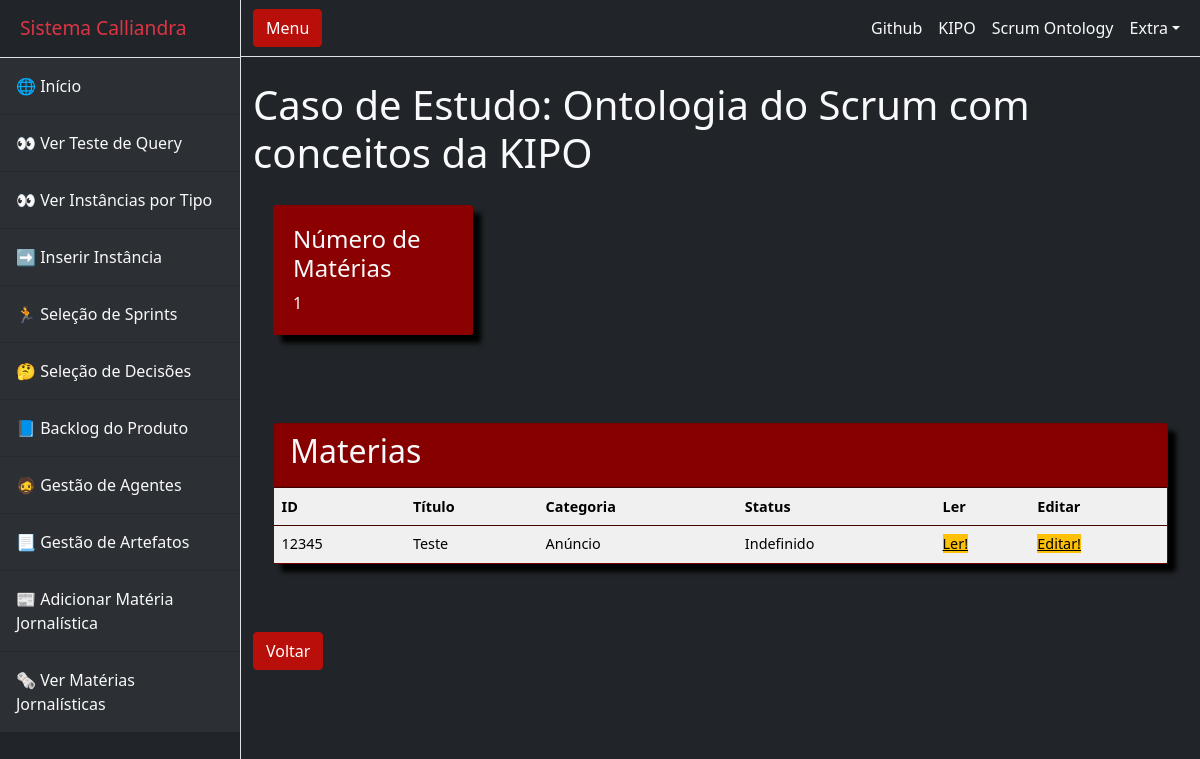
/kipo_playground/ver_materia/, run on the app's committed database.
### kipo_playground/models.py (models this page shows, shortened)
class MateriaJornalistica(models.Model):
    OPCOES = (
        ('Política', 'Política'),
        ('Esportes', 'Esportes'),
        ('Coluna Autoral', 'Coluna Autoral'),
        ('Variedades', 'Variedades'),
        ('Notícias Internacionais', 'Notícias Internacionais'),
        ('Celebridades', 'Celebridades'),
        ('Anúncio', 'Anúncio'),
        ('Tecnologia', 'Tecnologia'),
        ('Vida e Estilo', 'Vida e Estilo'),
        ('Saúde', 'Saúde'),
        ('Notícia Regional', 'Notícia Regional')
    )
    OPCOES_STATUS = (
        ('Publicado', 'Publicado'),
        ('Publicar em breve', 'Publicar em breve'),
        ('Guardado', 'Guardado'),
        ('Indefinido', 'Indefinido'),
    )
    CKEDITOR_CONFIGS = {
        'awesome_ckeditor': {
            'toolbar': 'Basic',
        },
    }
    id = models.CharField(max_length=255, primary_key=True, default=random_string())
    titulo = models.CharField(max_length=255, null=False)
    texto = RichTextField(config_name='awesome_ckeditor')
    sutien = models.CharField(max_length=255)
    editores = models.CharField(max_length=255)
    autores = models.CharField(max_length=255, null=False)
    main_keyword = models.CharField(max_length=255, null=False, choices=OPCOES)
    status = models.CharField(max_length=255, null=False, choices=OPCOES_STATUS, default="Indefinido")
    data_atualizacao = models.DateField(default=date.today)

### kipo_playground/views.py (the view)
# urls.py: path('ver_materia/', views.ver_materias),
def ver_materias(request):
    materias_jornalisticas = MateriaJornalistica.objects.all()
    quantidade_materias = str(len(materias_jornalisticas))
    context = {"materias_jornalisticas": materias_jornalisticas}
    print(materias_jornalisticas)
    request.session['quantidade_materias'] = quantidade_materias
    return render(request, 'ver_materia.html', context)

### kipo_playground/templates/ver_materia.html (shortened to what this page needs)
{% extends 'welcome.html' %}
{% block content %}
<div class="card_view">
    <div class="card-single">
        <div>
            <h4 class="text-light">Número de Matérias</h4>
            <span class="text-light">{{request.session.quantidade_materias}}</span>
        </div>
    </div>
</div>
<div class="recent-grid">
    <div class="projects">
        <div class="card">
            <div class="card-header">
                <h2 class="text-light">Materias</h2>
            </div>
            <div class="card-body">
                <table width="100%">
                    <thead>
                        <tr>
                            <td>ID</td>
                            <td>Título</td>
                            <td>Categoria</td>
                            <td>Status</td>
                            <td>Ler</td>
                            <td>Editar</td>
                        </tr>
                    </thead>
                    <tbody>
                        {% for materia in materias_jornalisticas %}
                        <tr>
                            <td>{{ materia.id|safe }}</td>
                            <td>{{ materia.titulo|safe }}</td>
                            <td>{{ materia.main_keyword|safe }}</td>
                            <td>{{ materia.status|safe }}</td>
                            <td>  <a class="btn-warning" href="/kipo_playground/ler_materia/{{materia.id}}">Ler!</a>  </td>
                            <td>  <a class="btn-warning" href="/kipo_playground/editar_materia/{{materia.id}}">Editar!</a>  </td>
                        </tr>
                        {% endfor %}
                    </tbody>
                </table>
            </div>
        </div>
    </div>
</div>
<a class="btn btn-primary" href="/kipo_playground/welcome">Voltar</a>
{% endblock %}

### kipo_playground/templates/welcome.html (shortened to what this page needs)
{% load static %}
<!DOCTYPE html>
<html lang="en">
    <head>
        <link href={% static "css/styles.css" %} rel="stylesheet" />
    </head>
    <body>
        <div class="d-flex bg-dark-header" id="wrapper">
            <div class="border-end --bs-gray-900 bg-dark-header" id="sidebar-wrapper">
                <div class="sidebar-heading border-bottom bg-dark-header text-danger">Sistema Calliandra <img rel="icon" type="image/x-icon" class={% static "assets/icon.ico" %}/></div>
                <div class="list-group list-group-flush">
                    <a class="list-group-item list-group-item-action list-group-item-light p-3 bg-dark text-light" href="/kipo_playground/welcome/">🌐 Início</a>
                    <a class="list-group-item list-group-item-action list-group-item-light p-3 bg-dark text-light" href="/kipo_playground/instancias_teste/">👀 Ver Teste de Query</a>
                    <a class="list-group-item list-group-item-action list-group-item-light p-3 bg-dark text-light" href="/kipo_playground/instancias_tipo/">👀 Ver Instâncias por Tipo</a>
                    <a class="list-group-item list-group-item-action list-group-item-light p-3 bg-dark text-light" href="/kipo_playground/inserir_instancia/">➡ Inserir Instância</a>
                    <a class="list-group-item list-group-item-action list-group-item-light p-3 bg-dark text-light" href="/kipo_playground/sprint_select/">🏃 Seleção de Sprints</a>
                    <a class="list-group-item list-group-item-action list-group-item-light p-3 bg-dark text-light" href="/kipo_playground/decision_select/">🤔 Seleção de Decisões</a>
                    <a class="list-group-item list-group-item-action list-group-item-light p-3 bg-dark text-light" href="/kipo_playground/ver_backlog_produto/">📘 Backlog do Produto</a>
                    <a class="list-group-item list-group-item-action list-group-item-light p-3 bg-dark text-light" href="/kipo_playground/gestao_pessoas/">🧔 Gestão de Agentes</a>
                    <a class="list-group-item list-group-item-action list-group-item-light p-3 bg-dark text-light" href="/kipo_playground/gestao_artefatos/">📃 Gestão de Artefatos</a>
                    <a class="list-group-item list-group-item-action list-group-item-light p-3 bg-dark text-light" href="/kipo_playground/add_materia/">📰 Adicionar Matéria Jornalística</a>
                    <a class="list-group-item list-group-item-action list-group-item-light p-3 bg-dark text-light" href="/kipo_playground/ver_materia/">🗞 Ver Matérias Jornalísticas</a>
                </div>
            </div>
            <div id="page-content-wrapper">
                <nav class="navbar navbar-expand-lg navbar-light bg-dark-header text-danger border-bottom">
                    <div class="container-fluid">
                        <button class="btn btn-primary" id="sidebarToggle">Menu</button>
                        <div class="collapse navbar-collapse" id="navbarSupportedContent">
                            <ul class="navbar-nav ms-auto mt-2 mt-lg-0">
                                <li class="nav-item active"><a class="nav-link text-light" href="https://github.com/gui1080">Github</a></li>
                                <li class="nav-item"><a class="nav-link text-light" href="https://www.researchgate.net/publication/282939286_KIPO_the_knowledge-intensive_process_ontology">KIPO</a></li>
                                <li class="nav-item"><a class="nav-link text-light" href="https://www.researchgate.net/publication/260480541_Integration_of_classical_and_agile_project_management_methodologies_based_on_ontological_models">Scrum Ontology</a></li>
                                <li class="nav-item dropdown">
                                    <a class="nav-link dropdown-toggle text-light" id="navbarDropdown" href="#" role="button" data-bs-toggle="dropdown" aria-haspopup="true" aria-expanded="false">Extra</a>
                                </li>
                            </ul>
                        </div>
                    </div>
                </nav>
                <div class="container-fluid text-danger">
                    <h1 class="mt-4 text-light">Caso de Estudo: Ontologia do Scrum com conceitos da KIPO</h1>
                    <div class="div_fadein">
                    {% block content %} {% endblock %}
                    </div>
            </div>
        </div>
    </body>
</html>

### data on the page
MateriaJornalistica: id "12345", titulo "Teste", main_keyword "Anúncio", status "Indefinido"

### other printed values
{{ request.session.quantidade_materias }} "1"
